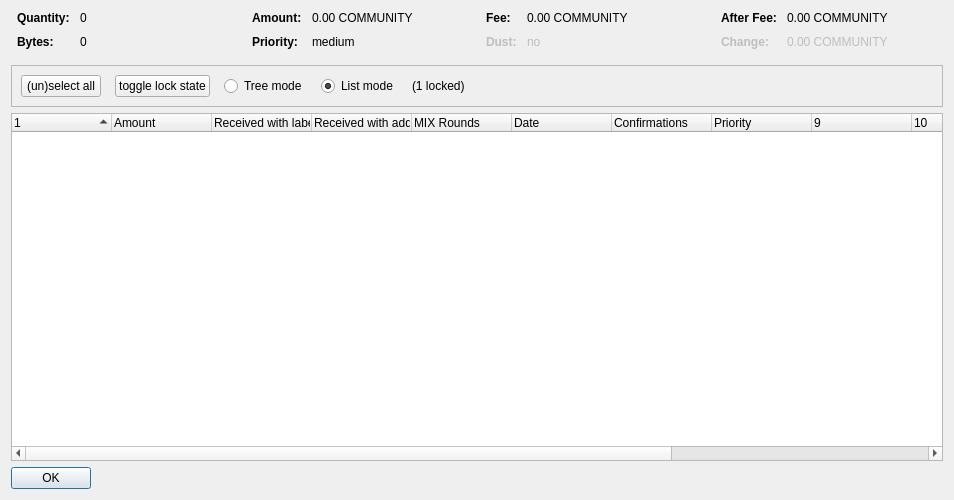
<?xml version="1.0" encoding="UTF-8"?>
<ui version="4.0">
 <class>CoinControlDialog</class>
 <widget class="QDialog" name="CoinControlDialog">
  <property name="geometry">
   <rect>
    <x>0</x>
    <y>0</y>
    <width>954</width>
    <height>500</height>
   </rect>
  </property>
  <property name="windowTitle">
   <string>Coin Selection</string>
  </property>
  <layout class="QVBoxLayout" name="verticalLayout">
   <item>
    <layout class="QHBoxLayout" name="horizontalLayoutTop" stretch="0,0,0,0">
     <property name="topMargin">
      <number>0</number>
     </property>
     <property name="bottomMargin">
      <number>10</number>
     </property>
     <item>
      <layout class="QFormLayout" name="formLayoutCoinControl1">
       <property name="horizontalSpacing">
        <number>10</number>
       </property>
       <property name="verticalSpacing">
        <number>10</number>
       </property>
       <property name="leftMargin">
        <number>6</number>
       </property>
       <property name="rightMargin">
        <number>6</number>
       </property>
       <item row="0" column="0">
        <widget class="QLabel" name="labelCoinControlQuantityText">
         <property name="font">
          <font>
           <weight>75</weight>
           <bold>true</bold>
          </font>
         </property>
         <property name="text">
          <string>Quantity:</string>
         </property>
        </widget>
       </item>
       <item row="0" column="1">
        <widget class="QLabel" name="labelCoinControlQuantity">
         <property name="cursor">
          <cursorShape>IBeamCursor</cursorShape>
         </property>
         <property name="contextMenuPolicy">
          <enum>Qt::ActionsContextMenu</enum>
         </property>
         <property name="text">
          <string notr="true">0</string>
         </property>
         <property name="textInteractionFlags">
          <set>Qt::LinksAccessibleByMouse|Qt::TextSelectableByKeyboard|Qt::TextSelectableByMouse</set>
         </property>
        </widget>
       </item>
       <item row="1" column="0">
        <widget class="QLabel" name="labelCoinControlBytesText">
         <property name="font">
          <font>
           <weight>75</weight>
           <bold>true</bold>
          </font>
         </property>
         <property name="text">
          <string>Bytes:</string>
         </property>
        </widget>
       </item>
       <item row="1" column="1">
        <widget class="QLabel" name="labelCoinControlBytes">
         <property name="cursor">
          <cursorShape>IBeamCursor</cursorShape>
         </property>
         <property name="contextMenuPolicy">
          <enum>Qt::ActionsContextMenu</enum>
         </property>
         <property name="text">
          <string notr="true">0</string>
         </property>
         <property name="textInteractionFlags">
          <set>Qt::LinksAccessibleByMouse|Qt::TextSelectableByKeyboard|Qt::TextSelectableByMouse</set>
         </property>
        </widget>
       </item>
      </layout>
     </item>
     <item>
      <layout class="QFormLayout" name="formLayoutCoinControl2">
       <property name="horizontalSpacing">
        <number>10</number>
       </property>
       <property name="verticalSpacing">
        <number>10</number>
       </property>
       <property name="leftMargin">
        <number>6</number>
       </property>
       <property name="rightMargin">
        <number>6</number>
       </property>
       <item row="0" column="0">
        <widget class="QLabel" name="labelCoinControlAmountText">
         <property name="font">
          <font>
           <weight>75</weight>
           <bold>true</bold>
          </font>
         </property>
         <property name="text">
          <string>Amount:</string>
         </property>
        </widget>
       </item>
       <item row="0" column="1">
        <widget class="QLabel" name="labelCoinControlAmount">
         <property name="cursor">
          <cursorShape>IBeamCursor</cursorShape>
         </property>
         <property name="contextMenuPolicy">
          <enum>Qt::ActionsContextMenu</enum>
         </property>
         <property name="text">
          <string notr="true">0.00 COMMUNITY</string>
         </property>
         <property name="textInteractionFlags">
          <set>Qt::LinksAccessibleByMouse|Qt::TextSelectableByKeyboard|Qt::TextSelectableByMouse</set>
         </property>
        </widget>
       </item>
       <item row="1" column="0">
        <widget class="QLabel" name="labelCoinControlPriorityText">
         <property name="font">
          <font>
           <weight>75</weight>
           <bold>true</bold>
          </font>
         </property>
         <property name="text">
          <string>Priority:</string>
         </property>
        </widget>
       </item>
       <item row="1" column="1">
        <widget class="QLabel" name="labelCoinControlPriority">
         <property name="cursor">
          <cursorShape>IBeamCursor</cursorShape>
         </property>
         <property name="contextMenuPolicy">
          <enum>Qt::ActionsContextMenu</enum>
         </property>
         <property name="text">
          <string>medium</string>
         </property>
         <property name="textInteractionFlags">
          <set>Qt::LinksAccessibleByMouse|Qt::TextSelectableByKeyboard|Qt::TextSelectableByMouse</set>
         </property>
        </widget>
       </item>
      </layout>
     </item>
     <item>
      <layout class="QFormLayout" name="formLayoutCoinControl3">
       <property name="horizontalSpacing">
        <number>10</number>
       </property>
       <property name="verticalSpacing">
        <number>10</number>
       </property>
       <property name="leftMargin">
        <number>6</number>
       </property>
       <property name="rightMargin">
        <number>6</number>
       </property>
       <item row="0" column="0">
        <widget class="QLabel" name="labelCoinControlFeeText">
         <property name="font">
          <font>
           <weight>75</weight>
           <bold>true</bold>
          </font>
         </property>
         <property name="text">
          <string>Fee:</string>
         </property>
        </widget>
       </item>
       <item row="0" column="1">
        <widget class="QLabel" name="labelCoinControlFee">
         <property name="cursor">
          <cursorShape>IBeamCursor</cursorShape>
         </property>
         <property name="contextMenuPolicy">
          <enum>Qt::ActionsContextMenu</enum>
         </property>
         <property name="text">
          <string notr="true">0.00 COMMUNITY</string>
         </property>
         <property name="textInteractionFlags">
          <set>Qt::LinksAccessibleByMouse|Qt::TextSelectableByKeyboard|Qt::TextSelectableByMouse</set>
         </property>
        </widget>
       </item>
       <item row="1" column="0">
        <widget class="QLabel" name="labelCoinControlLowOutputText">
         <property name="enabled">
          <bool>false</bool>
         </property>
         <property name="font">
          <font>
           <weight>75</weight>
           <bold>true</bold>
          </font>
         </property>
         <property name="text">
          <string>Dust:</string>
         </property>
        </widget>
       </item>
       <item row="1" column="1">
        <widget class="QLabel" name="labelCoinControlLowOutput">
         <property name="enabled">
          <bool>false</bool>
         </property>
         <property name="cursor">
          <cursorShape>IBeamCursor</cursorShape>
         </property>
         <property name="contextMenuPolicy">
          <enum>Qt::ActionsContextMenu</enum>
         </property>
         <property name="text">
          <string>no</string>
         </property>
         <property name="textInteractionFlags">
          <set>Qt::LinksAccessibleByMouse|Qt::TextSelectableByKeyboard|Qt::TextSelectableByMouse</set>
         </property>
        </widget>
       </item>
      </layout>
     </item>
     <item>
      <layout class="QFormLayout" name="formLayoutCoinControl4">
       <property name="horizontalSpacing">
        <number>10</number>
       </property>
       <property name="verticalSpacing">
        <number>10</number>
       </property>
       <property name="leftMargin">
        <number>6</number>
       </property>
       <property name="rightMargin">
        <number>6</number>
       </property>
       <item row="0" column="0">
        <widget class="QLabel" name="labelCoinControlAfterFeeText">
         <property name="font">
          <font>
           <weight>75</weight>
           <bold>true</bold>
          </font>
         </property>
         <property name="text">
          <string>After Fee:</string>
         </property>
        </widget>
       </item>
       <item row="0" column="1">
        <widget class="QLabel" name="labelCoinControlAfterFee">
         <property name="cursor">
          <cursorShape>IBeamCursor</cursorShape>
         </property>
         <property name="contextMenuPolicy">
          <enum>Qt::ActionsContextMenu</enum>
         </property>
         <property name="text">
          <string notr="true">0.00 COMMUNITY</string>
         </property>
         <property name="textInteractionFlags">
          <set>Qt::LinksAccessibleByMouse|Qt::TextSelectableByKeyboard|Qt::TextSelectableByMouse</set>
         </property>
        </widget>
       </item>
       <item row="1" column="0">
        <widget class="QLabel" name="labelCoinControlChangeText">
         <property name="enabled">
          <bool>false</bool>
         </property>
         <property name="font">
          <font>
           <weight>75</weight>
           <bold>true</bold>
          </font>
         </property>
         <property name="text">
          <string>Change:</string>
         </property>
        </widget>
       </item>
       <item row="1" column="1">
        <widget class="QLabel" name="labelCoinControlChange">
         <property name="enabled">
          <bool>false</bool>
         </property>
         <property name="cursor">
          <cursorShape>IBeamCursor</cursorShape>
         </property>
         <property name="contextMenuPolicy">
          <enum>Qt::ActionsContextMenu</enum>
         </property>
         <property name="text">
          <string notr="true">0.00 COMMUNITY</string>
         </property>
         <property name="textInteractionFlags">
          <set>Qt::LinksAccessibleByMouse|Qt::TextSelectableByKeyboard|Qt::TextSelectableByMouse</set>
         </property>
        </widget>
       </item>
      </layout>
     </item>
    </layout>
   </item>
   <item>
    <widget class="QFrame" name="frame">
     <property name="minimumSize">
      <size>
       <width>0</width>
       <height>40</height>
      </size>
     </property>
     <property name="frameShape">
      <enum>QFrame::StyledPanel</enum>
     </property>
     <property name="frameShadow">
      <enum>QFrame::Sunken</enum>
     </property>
     <layout class="QHBoxLayout" name="horizontalLayout">
      <item>
       <layout class="QHBoxLayout" name="horizontalLayoutPanel" stretch="0,0,0,0,0,0">
        <property name="spacing">
         <number>14</number>
        </property>
        <item>
         <widget class="QPushButton" name="pushButtonSelectAll">
          <property name="sizePolicy">
           <sizepolicy hsizetype="Maximum" vsizetype="Fixed">
            <horstretch>0</horstretch>
            <verstretch>0</verstretch>
           </sizepolicy>
          </property>
          <property name="text">
           <string>(un)select all</string>
          </property>
          <property name="autoDefault">
           <bool>false</bool>
          </property>
         </widget>
        </item>
        <item>
         <widget class="QPushButton" name="pushButtonToggleLock">
          <property name="sizePolicy">
           <sizepolicy hsizetype="Maximum" vsizetype="Fixed">
            <horstretch>0</horstretch>
            <verstretch>0</verstretch>
           </sizepolicy>
          </property>
          <property name="text">
           <string>toggle lock state</string>
          </property>
          <property name="autoDefault">
           <bool>false</bool>
          </property>
         </widget>
        </item>
        <item>
         <widget class="QRadioButton" name="radioTreeMode">
          <property name="sizePolicy">
           <sizepolicy hsizetype="Maximum" vsizetype="Fixed">
            <horstretch>0</horstretch>
            <verstretch>0</verstretch>
           </sizepolicy>
          </property>
          <property name="text">
           <string>Tree mode</string>
          </property>
         </widget>
        </item>
        <item>
         <widget class="QRadioButton" name="radioListMode">
          <property name="sizePolicy">
           <sizepolicy hsizetype="Maximum" vsizetype="Fixed">
            <horstretch>0</horstretch>
            <verstretch>0</verstretch>
           </sizepolicy>
          </property>
          <property name="text">
           <string>List mode</string>
          </property>
          <property name="checked">
           <bool>true</bool>
          </property>
         </widget>
        </item>
        <item>
         <widget class="QLabel" name="labelLocked">
          <property name="text">
           <string>(1 locked)</string>
          </property>
         </widget>
        </item>
        <item>
         <spacer name="horizontalSpacer">
          <property name="orientation">
           <enum>Qt::Horizontal</enum>
          </property>
          <property name="sizeHint" stdset="0">
           <size>
            <width>40</width>
            <height>20</height>
           </size>
          </property>
         </spacer>
        </item>
       </layout>
      </item>
     </layout>
    </widget>
   </item>
   <item>
    <widget class="CoinControlTreeWidget" name="treeWidget">
     <property name="contextMenuPolicy">
      <enum>Qt::CustomContextMenu</enum>
     </property>
     <property name="sortingEnabled">
      <bool>false</bool>
     </property>
     <property name="columnCount">
      <number>13</number>
     </property>
     <attribute name="headerShowSortIndicator" stdset="0">
      <bool>true</bool>
     </attribute>
     <attribute name="headerStretchLastSection">
      <bool>false</bool>
     </attribute>
     <column>
      <property name="text">
       <string/>
      </property>
     </column>
     <column>
      <property name="text">
       <string>Amount</string>
      </property>
     </column>
     <column>
      <property name="text">
       <string>Received with label</string>
      </property>
     </column>
     <column>
      <property name="text">
       <string>Received with address</string>
      </property>
     </column>
     <column>
      <property name="text">
       <string>MIX Rounds</string>
      </property>
     </column>
     <column>
      <property name="text">
       <string>Date</string>
      </property>
     </column>
     <column>
      <property name="text">
       <string>Confirmations</string>
      </property>
      <property name="toolTip">
       <string>Confirmed</string>
      </property>
     </column>
     <column>
      <property name="text">
       <string>Priority</string>
      </property>
     </column>
     <column>
      <property name="text">
       <string/>
      </property>
     </column>
     <column>
      <property name="text">
       <string/>
      </property>
     </column>
     <column>
      <property name="text">
       <string/>
      </property>
     </column>
     <column>
      <property name="text">
       <string/>
      </property>
     </column>
     <column>
      <property name="text">
       <string/>
      </property>
     </column>
    </widget>
   </item>
   <item>
    <widget class="QDialogButtonBox" name="buttonBox">
     <property name="sizePolicy">
      <sizepolicy hsizetype="Maximum" vsizetype="Fixed">
       <horstretch>0</horstretch>
       <verstretch>0</verstretch>
      </sizepolicy>
     </property>
     <property name="orientation">
      <enum>Qt::Horizontal</enum>
     </property>
     <property name="standardButtons">
      <set>QDialogButtonBox::Ok</set>
     </property>
    </widget>
   </item>
  </layout>
 </widget>
 <customwidgets>
  <customwidget>
   <class>CoinControlTreeWidget</class>
   <extends>QTreeWidget</extends>
   <header>coincontroltreewidget.h</header>
  </customwidget>
 </customwidgets>
 <resources/>
 <connections/>
</ui>
